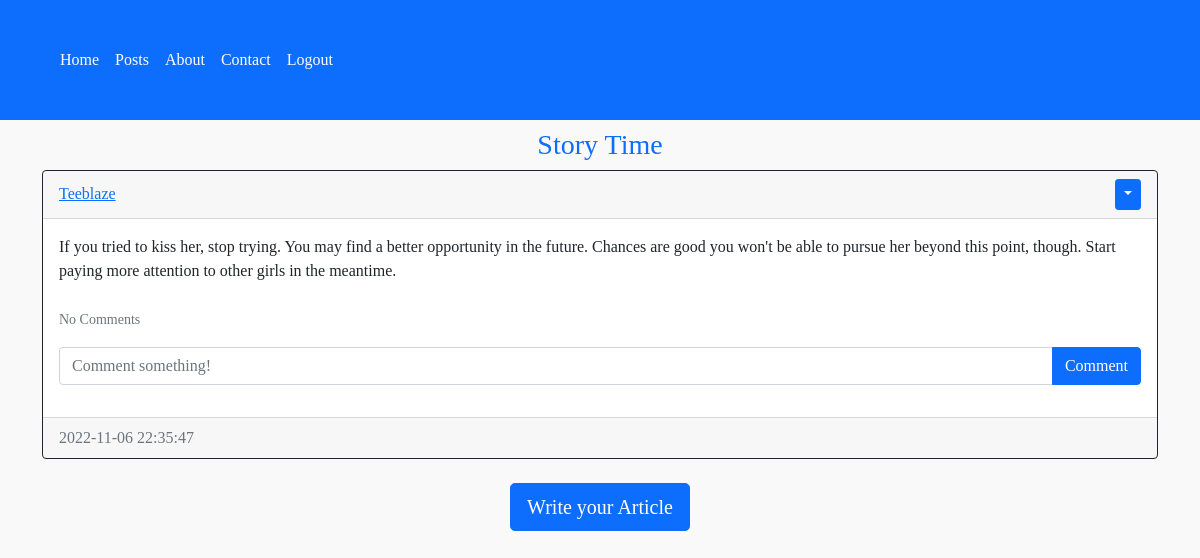
Screenshot of /home (signed in) with the database file from the repository.
### website/models.py (models this page shows)
class Post(db.Model):
    id = db.Column(db.Integer, primary_key=True)
    text = db.Column(db.Text, nullable=False)
    date_created = db.Column(db.DateTime(timezone=True), default=func.now())
    author = db.Column(db.Integer, db.ForeignKey(
        'user.id', ondelete="CASCADE"), nullable=False)
    comments = db.relationship('Comment', backref='post', passive_deletes=True)

class User(db.Model, UserMixin):
    id = db.Column(db.Integer, primary_key=True)
    email = db.Column(db.String(150), unique=True)
    username = db.Column(db.String(150), unique=True)
    lastname = db.Column(db.String(23))
    firstname = db.Column(db.String(25))
    password = db.Column(db.String(15))
    date_created = db.Column(db.DateTime(timezone=True), default=func.now())
    posts = db.relationship('Post', backref='user', passive_deletes=True)
    comments = db.relationship('Comment', backref='user', passive_deletes=True)

### website/views.py (the view)
@views.route("/")
@views.route("/home")
def home():
    posts = Post.query.all()
    return render_template("home.html", user=current_user, posts=posts)

### website/__init__.py (called while the page is built)
def create_app():
    app = Flask(__name__)
    app.config['SECRET_KEY'] = "helloworld"
    app.config["SQLALCHEMY_DATABASE_URI"] = 'sqlite:///' + os.path.join(base_dir, 'my_login.db')
    app.config["SQLALCHEMY_TRACK_MODIFICATIONS"] = False
    db.init_app(app)
    from .views import views
    from .auth import auth
    app.register_blueprint(views, url_prefix="/")
    app.register_blueprint(auth, url_prefix="/")
    from .models import User, Post
    with app.app_context():
        db.create_all()
    login_manager = LoginManager()
    login_manager.login_view = "auth.login"
    login_manager.init_app(app)
    @login_manager.user_loader
    def load_user(id):
        return User.query.get(int(id))
    return app

### website/templates/home.html (shortened to what this page needs)
{% extends "base.html" %} {% block title %}Home{% endblock %} {% block content
%}
<h3 align="center " class="m-2" style="color: #0d6efd">
  {% block header %} Story Time {% endblock %}
</h3>
<div id="posts">
  {% for post in posts %}
  <div class="card border-dark">
    <div class="card-header d-flex justify-content-between align-items-center">
      <a href="/posts/{{post.user.username}}">{{post.user.username}}</a>
      {% if user.id == post.author %}
      <div class="btn-group">
        <button
          type="button"
          class="btn btn-sm btn-primary dropdown-toggle"
          data-bs-toggle="dropdown"
        ></button>
      </div>
      {% endif %}
    </div>
    <div class="card-body">
      <div class="card-text">{{post.text}}</div>
      <br />
      <p class="card-text">
        {% if post.comments|length > 0 %}
        <a data-bs-toggle="collapse" href="#comments-{{post.id}}" role="button">
          <small>View {{post.comments|length}} Comments</small>
        </a>
        {% else %}
        <small class="text-muted">No Comments</small>
        {% endif %}
      </p>
      <form
        class="input-group mb-3"
        method="POST"
        action="/create-comment/{{post.id}}"
      >
        <input
          type="text"
          id="text"
          name="text"
          class="form-control"
          placeholder="Comment something!"
        />
        <button type="submit" class="btn btn-primary">Comment</button>
      </form>
    </div>
    <div class="card-footer text-muted">{{post.date_created}}</div>
  </div>
  <br />
  {% endfor %}
</div>
{% block footer %}
<div align="center">
  <a href="/create-post"
    ><button type="button" class="btn btn-primary btn-lg">
      Write your Article
    </button></a
  >
</div>
{% endblock %} {% endblock %}

### website/templates/base.html (style rules this page uses)
body { background-color: #f9f9f9; margin-bottom: 50px; font-family: Cambria, Cochin, Georgia, Times, "Times New Roman", serif; }

### rows the page displays
Post: user.username "Teeblaze", text "If you tried to kiss her, stop trying. You may find a better opportunity in the future. Chances are good you won't be able to pursue her beyond this point, though. Start paying more attention to other girls in the meantime.", date_created "2022-11-06 22:35:47"
